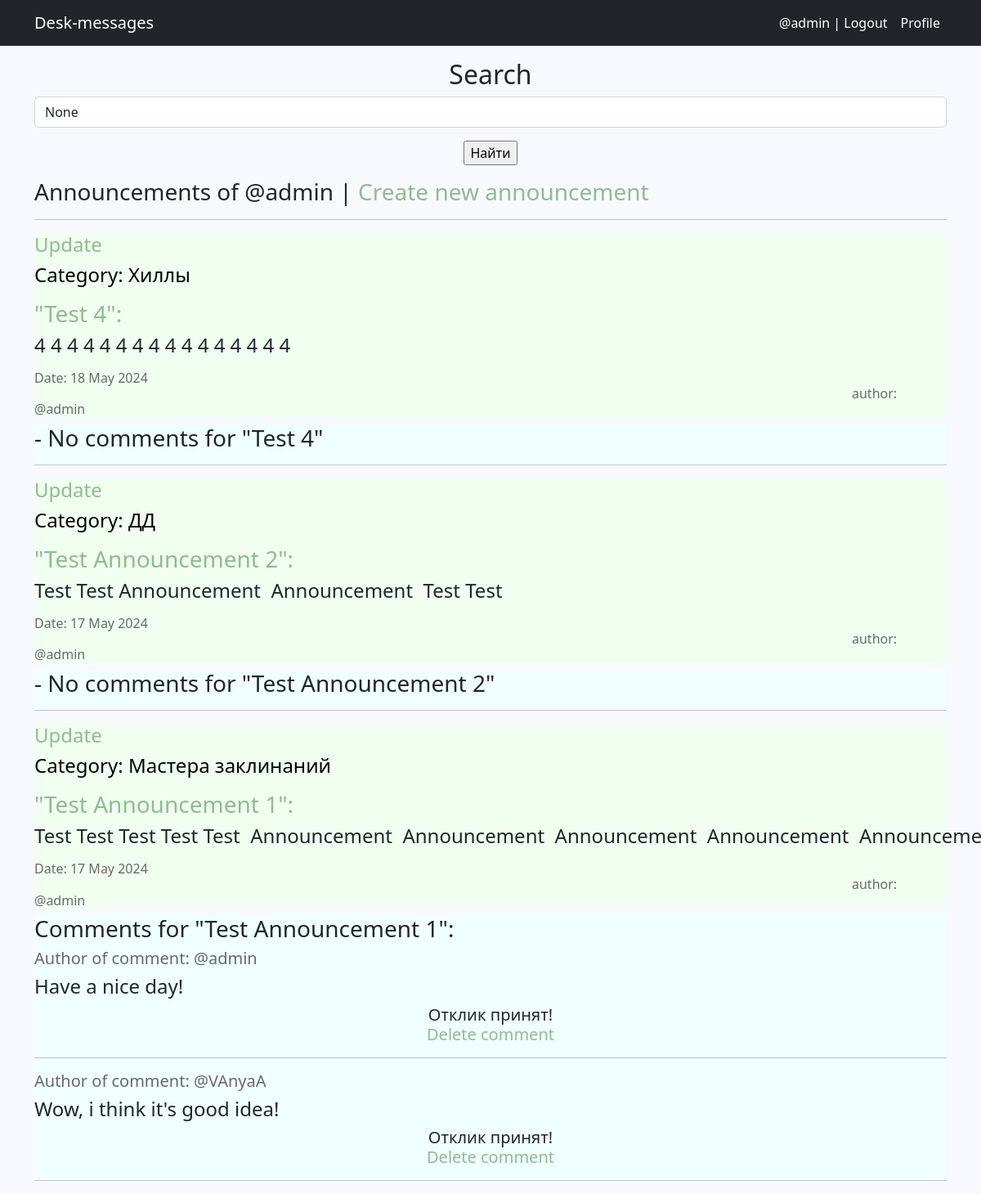
Page /own/profile/ (signed in) on the earlier database version.
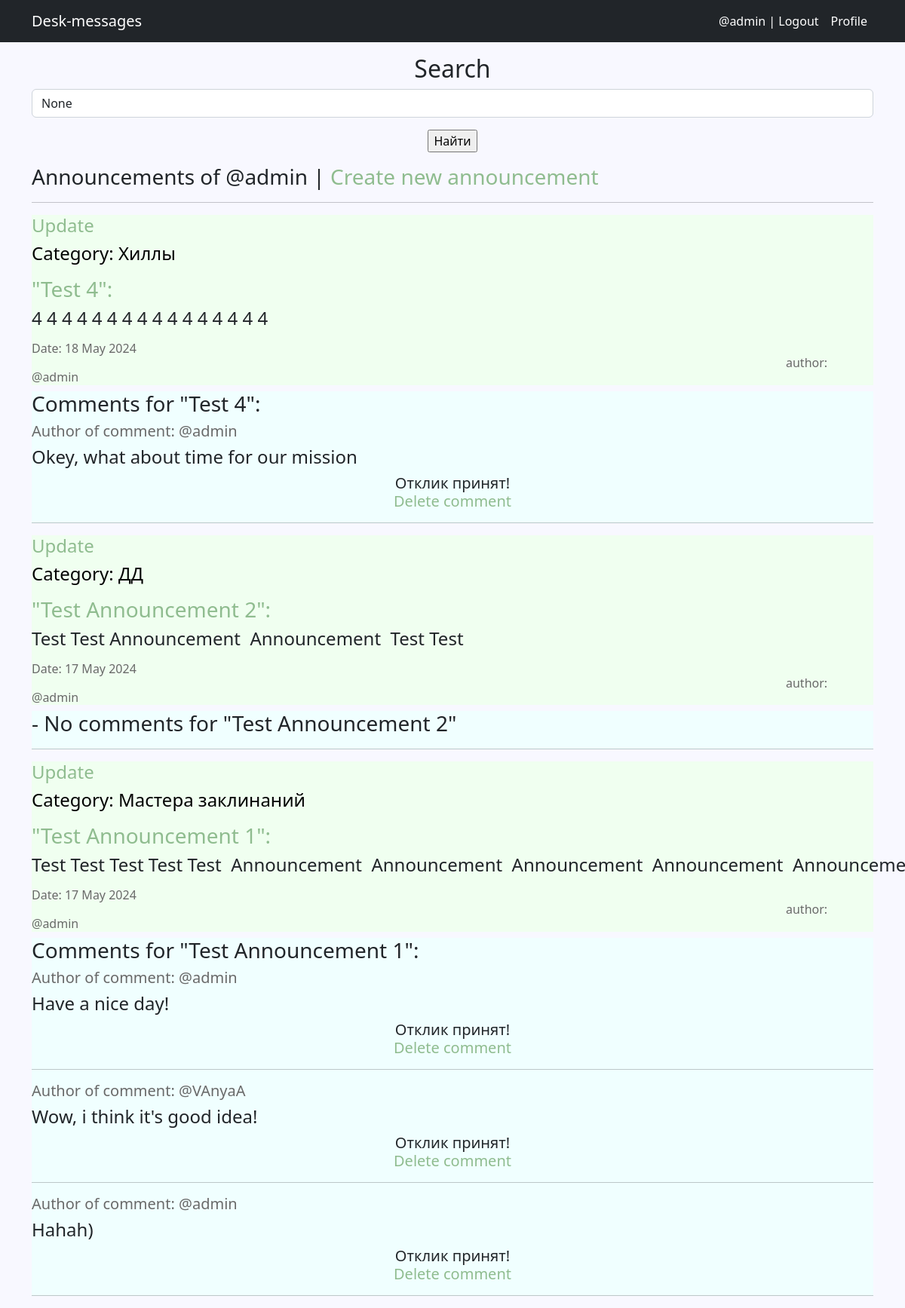
Same page on the later database version.
### announcements/models.py (models this page shows, shortened)
class Announcement(models.Model):
    time_in = models.DateTimeField(auto_now_add=True)
    title = models.CharField(max_length=115)
    announcement_text = RichTextUploadingField()
    author = models.ForeignKey(Author, on_delete=models.CASCADE, related_name='announcements')
    category = models.ForeignKey(Category, on_delete=models.CASCADE, related_name='announcements')

class Category(models.Model):
    tanks = "TA"
    healths = "HE"
    dd = "DD"
    merchants = "ME"
    guild_masters = "GM"
    quests_givers = "QG"
    blacksmiths = "BS"
    tanners = "TN"
    potion_makers = "PM"
    spell_masters = "SM"
    POSITIONS = [
        (tanks, "Танки"),
        (healths, "Хиллы"),
        (dd, "ДД"),
        (merchants, "Торговцы"),
        (guild_masters, "Гилдмастеры"),
        (quests_givers, "Квестгиверы"),
        (blacksmiths, "Кузнецы"),
        (tanners, "Кожевники"),
        (potion_makers, "Зельевары"),
        (spell_masters, "Мастера заклинаний"),
    ]
    category_name = models.CharField(max_length=2,
                                     choices=POSITIONS,
                                     unique=True,
                                     default=tanks)
    def __str__(self):
        return self.get_category_name_display()

class Author(models.Model):
    author_name = models.OneToOneField(User, on_delete=models.CASCADE)
    def __str__(self):
        return self.author_name.username

class Comment(models.Model):
    comment_text = models.TextField()
    allowed = models.BooleanField(default=False)
    announcement = models.ForeignKey(Announcement, on_delete=models.CASCADE, related_name='comments')
    author = models.ForeignKey(Author, on_delete=models.CASCADE, related_name='comments')

### announcements/views.py (the view)
# urls.py: path('own/profile/', AuthorAnnouncementList.as_view(), name='author_announcements'),
class AuthorAnnouncementList(View):
    def get(self, request):
        current_user = request.user
        user_id = current_user.id
        author_pk = Author.objects.get(author_name=user_id).id
        announcements = Announcement.objects.filter(author_id=author_pk).order_by('-time_in')
        filterset = AnnouncementsFilter(self.request.GET, queryset=announcements)
        return render(request, 'announcements/announcements_of_user.html', context={'filterset': filterset})

### templates/announcements/announcements_of_user.html (shortened to what this page needs)
{% extends 'default.html' %}
{% load custom_tags %}
{% block content %}
    <form action="" method="get" >
        <h2><label for="{{ filterset.form.title__icontains.id_for_label }}">Search</label></h2>
        <input  id="{{ filterset.form.title__icontains.id }}"
            name="{{ filterset.form.title__icontains.name }}"
            value="{{ filterset.form.title__icontains.value }}"
            class="form-control"
        >
        <input type="submit" class="mt-3 btn-primary" value="Найти" />
    </form>
    <h3 style="text-align: left;">
        Announcements  of @{{ user.username }} | <a href="{% url 'announcement_create' %}"> Create new announcement </a>
    </h3>
    <hr/>
    {% if filterset.qs %}
        {% for announcement in filterset.qs %}
            <div align="left" style="background-color: #F0FFF0">
                <h4 style="text-align: left;"> <a href="{% url 'announcement_update' pk=announcement.id %}"> Update </a> </h4>
                <h4 style="color: #000000">
                    Category: {{ announcement.category }}
                </h4>
                <h3>
                    <a href="{% url 'announcement_detail' pk=announcement.id %}">"{{ announcement.title }}":</a>
                </h3>
                <h4>
                    {{announcement.announcement_text|safe }}
                </h4>
                <h6 style="text-align: left; color: #696969" >
                    Date: {{ announcement.time_in|date:'d M Y' }} <span style='padding-left:1000px;'> author: @{{ announcement.author }} </span>
                </h6>
            </div>
            <div align="left" style="background-color: #F0FFFF">
                {% if announcement.comments.all|length > 0 %}
                    <h3>Comments for "{{ announcement.title }}":</h3>
                    {% for comment in announcement.comments.all %}
                        <h5 style="color: #696969">
                            Author of comment: @{{ comment.author.author_name.username }}
                        </h5>
                        <h4 style="text-align: left;">
                            {{ comment.comment_text }}
                        </h4>
                        <h5 style="text-align: center;">
                            {% if comment and comment.allowed == False %}
                                <a href="{% url 'comment_delete' pk=comment.id %}"> Delete comment </a> | <a href="{% url 'comment_allow' pk=comment.id %}"> Allow comment </a>
                            {% elif comment.allowed == True %}
                                Отклик принят!
                                <br/>
                                <a href="{% url 'comment_delete' pk=comment.id %}"> Delete comment </a>
                            {% endif %}
                        </h5>
                        <hr>
                    {% endfor %}
                {% else %}
                    <h3> - No comments for "{{ announcement.title }}"</h3>
                    <hr>
                {% endif %}
            </div>
        {% endfor %}
    {% else %}
        <h3>No announcements</h3>
    {% endif %}
{% endblock content %}

Differences in the rows shown:
computed for Announcement "Test 4": text "- No comments for \" \"" → "Comments for \" \":"
added Comment: author.author_name.username "admin", comment_text "Okey, what about time for our mission", allowed "Отклик принят!", shown under Announcement "Test 4"
added Comment: author.author_name.username "admin", comment_text "Hahah)", allowed "Отклик принят!", shown under Announcement "Test Announcement 1"
